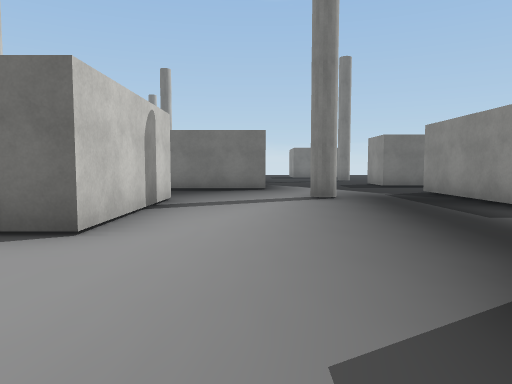
View 1 (above)

24 first-person views from a walk through a Unity game level. The camera is 1.2 m above the floor, tilts 4° down and sees 70° across. The floor is counted in squares, 2 m on a side. Each view is taken from the middle of a square. On the plan, view 1 faces up. The plan holds only what a view shows up to about 10 squares ahead; the rest is blank. The place goes on beyond the plan. The player character is not drawn. Some surface patterns are stand-ins.

View 2
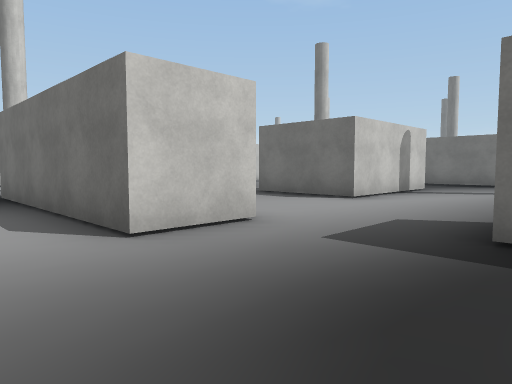

View 3
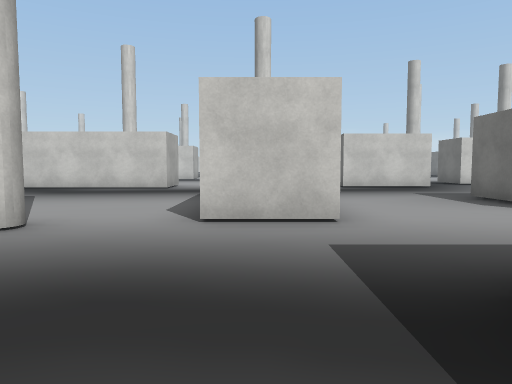

View 4
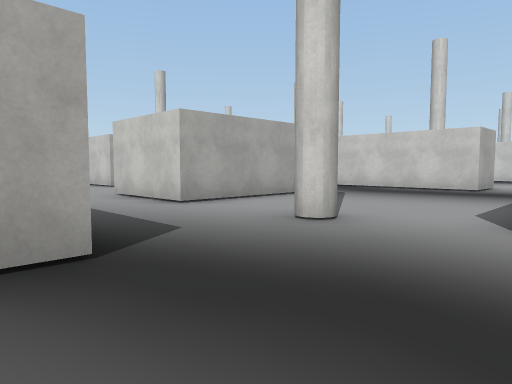

View 5
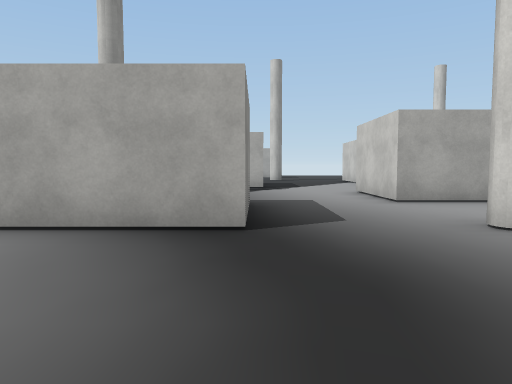

View 6
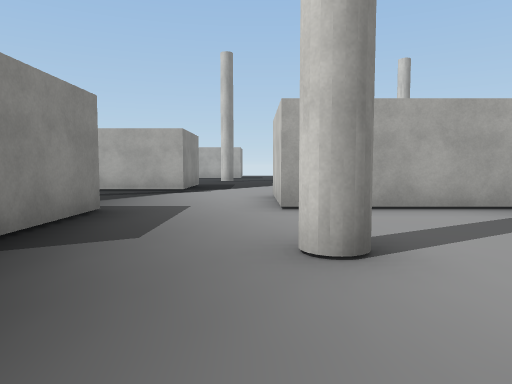

View 7
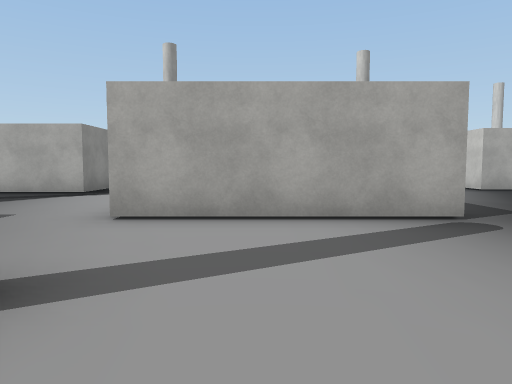

View 8
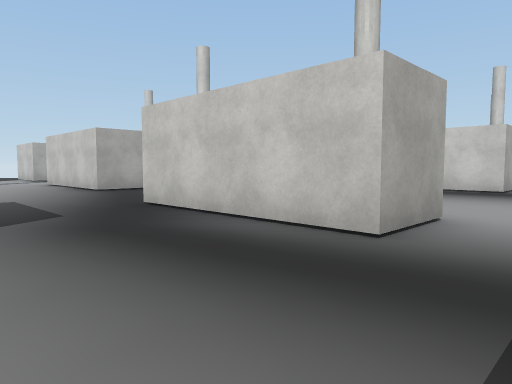

View 9
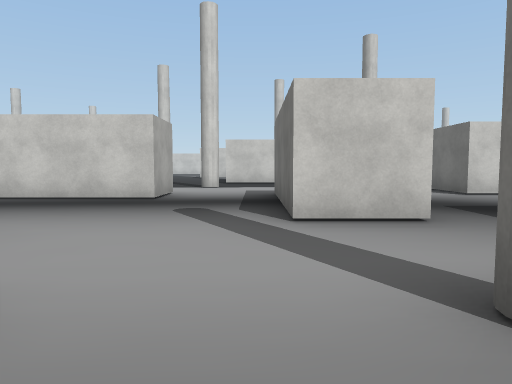

View 10
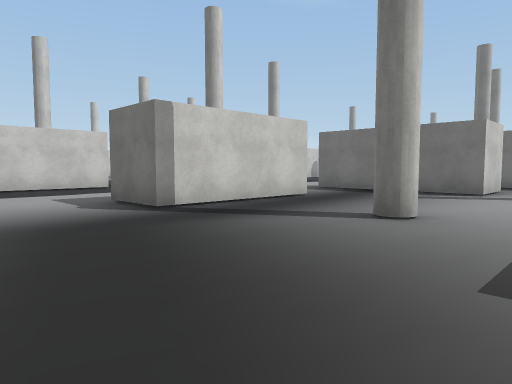

View 11
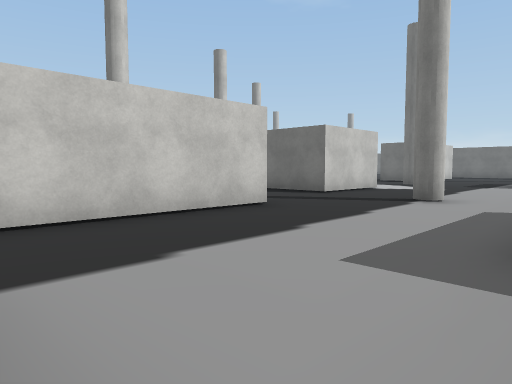

View 12
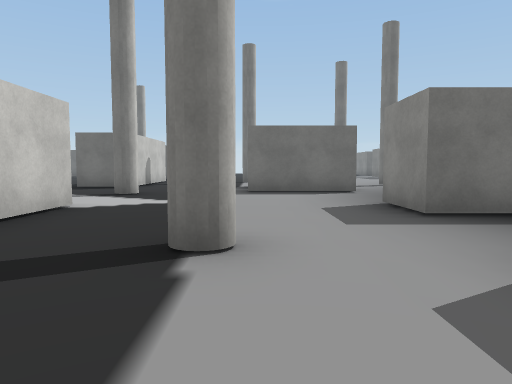

View 13
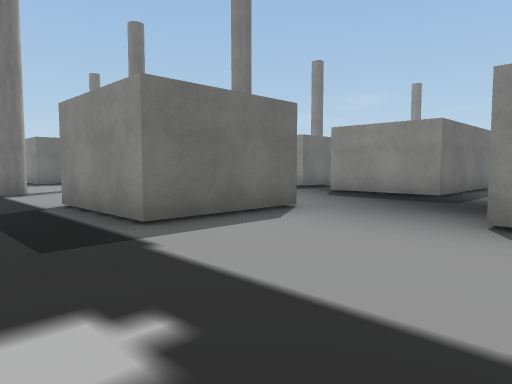

View 14
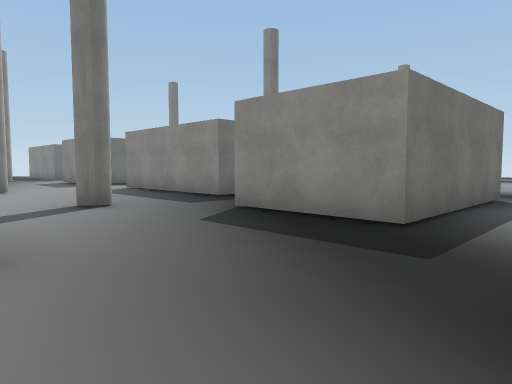

View 15
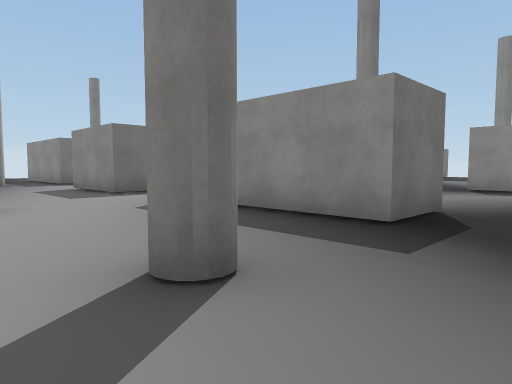

View 16
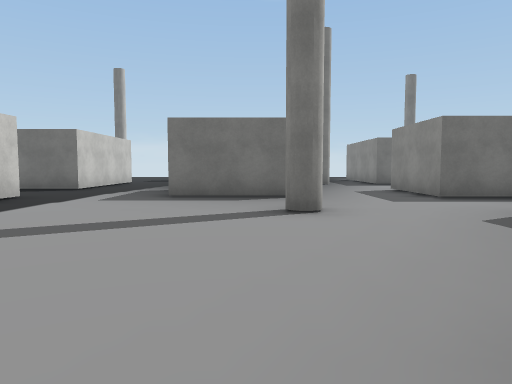

View 17
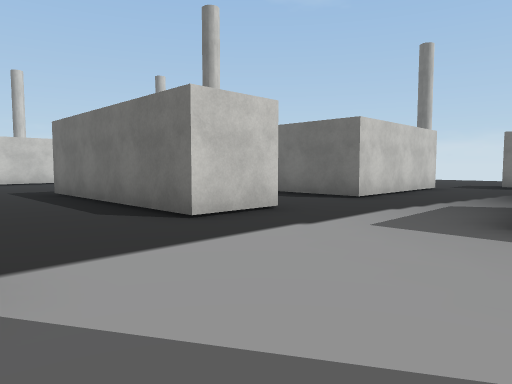

View 18
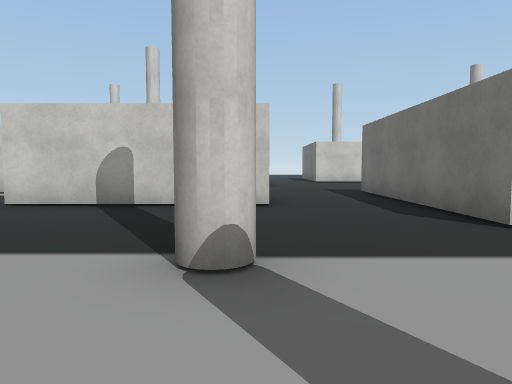

View 19
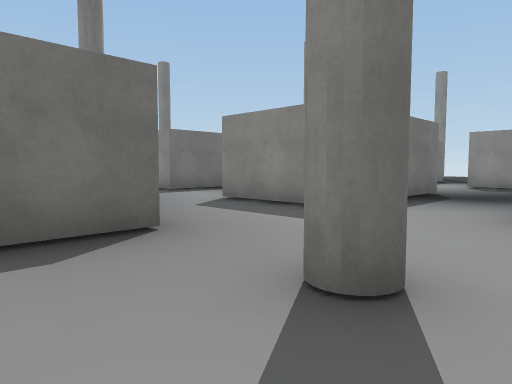

View 20
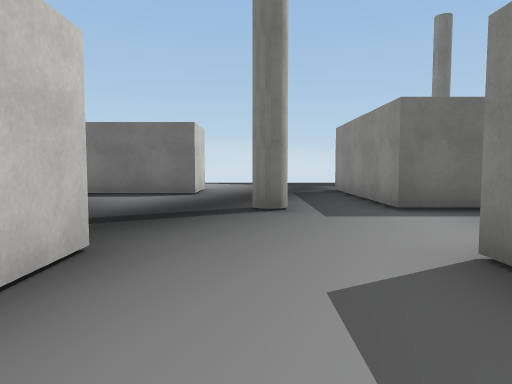

View 21
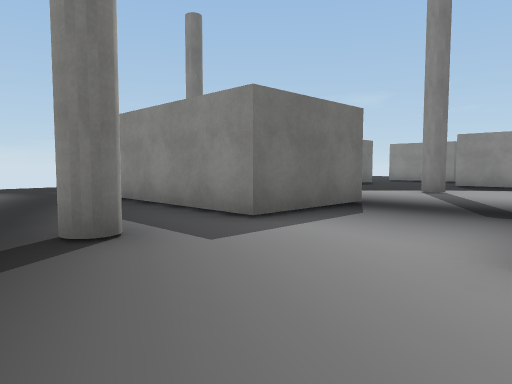

View 22
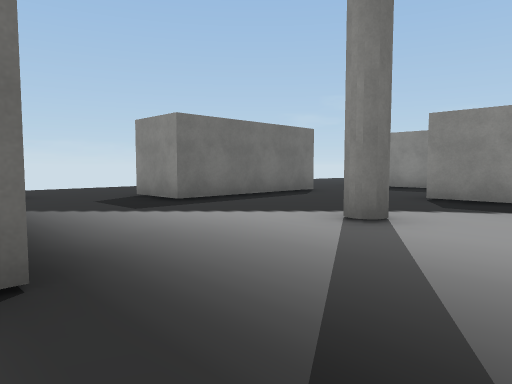

View 23
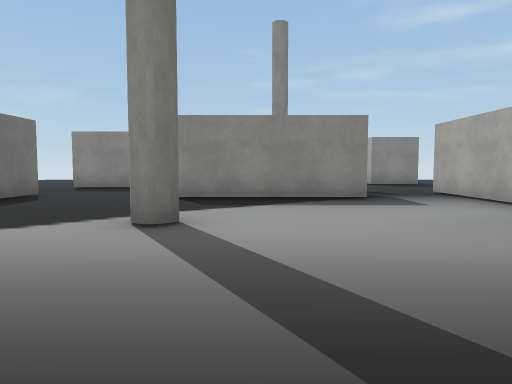

View 24
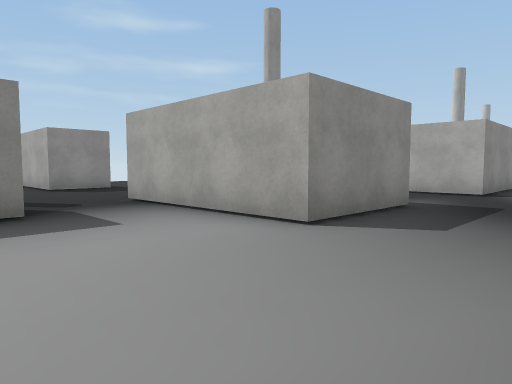

### Floor plan
Key: @ floor where view 1 was taken; # wall or solid block; . floor.
Columns run from 22 left of view 1 to 4 right of it. Each row starts with its distance up from view 1.
 25            ..   ...
 24            ..   ...
 23            ..   ...
 22          ....   ..#
 21         #...#  ...####..#
 20      ####...#  .........#
 19     .. .....#  .........#
 18    #.. .....#  .........
 17    #..  ..#.###...#..#
 16    #... .............#
 15  ###... .............#
 14   ..... #...#   .....#
 13   ..... #...#   ...........
 12    #...##...####...####...#
 11 ####...............#### ..#
 10 .........#...... ..####....
  9 ............#    ..........
  8  #...#......#    .........#
  7  #..........#   .......#..#
  6  #.... ..#..##....###.....#
  5  #...#  ..........###.....
  4  ....#  ...#   ...###.....
  3  ....###...#   ..........
  2  .#........####..........
  1  .......................#
  0   ......#  #..       #@..
 -1   #.....####...  #####....
 -2   #........................
 -3 ###..#.....................
 -4  ......##.....##.....#..###
 -5   ..... #....  #........##
 -6    #... #..#.  #..####...#
 -7    #...##..... #..   #....
 -8    #.......... ...   #....
 -9    #..............   .....
-10     ....  ........   ...###
-11              ##..    ...#
-12               #..       #

Positions as (right, up) in squares from view 1, and headings:
1: (0, 0), facing up
2: (2, -3), facing up-left
3: (3, -1), facing left
4: (3, -1), facing down-left
5: (2, 0), facing down
6: (0, -1), facing down
7: (-2, -2), facing down
8: (-4, -2), facing down-left
9: (-7, -2), facing left
10: (-9, -10), facing up-left
11: (-15, -10), facing up-left
12: (-17, -6), facing up
13: (-19, -1), facing up-right
14: (-15, 0), facing up-right
15: (-14, 4), facing up-right
16: (-14, 5), facing up
17: (-15, 8), facing up-left
18: (-15, 8), facing left
19: (-15, 9), facing up-right
20: (-12, 12), facing up
21: (-13, 14), facing up-right
22: (-8, 15), facing up-right
23: (-8, 16), facing right
24: (-6, 15), facing down-right
